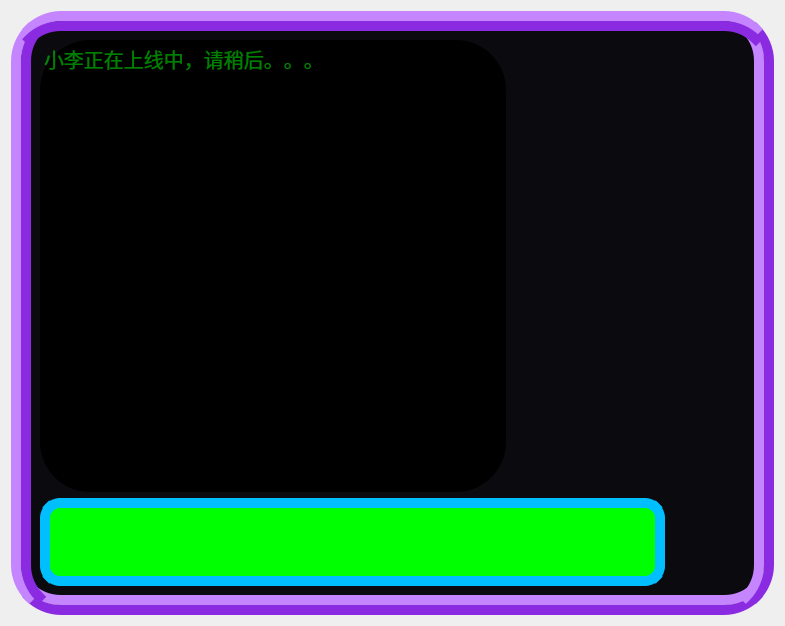
<?xml version="1.0" encoding="UTF-8"?>
<ui version="4.0">
 <class>deepseekTalk</class>
 <widget class="QWidget" name="deepseekTalk">
  <property name="geometry">
   <rect>
    <x>0</x>
    <y>0</y>
    <width>785</width>
    <height>626</height>
   </rect>
  </property>
  <property name="windowTitle">
   <string>Form</string>
  </property>
  <property name="styleSheet">
   <string notr="true">QPushButton
{
	border-width:20px;
	border-style:none;
	border-color:#1E90FF;

	border-radius:20px;
	padding: 10px;
	Font-size:20px;
	color:#purple;

}

QPushButton#send
{
	border-width:20px;
	border-style:none;


	border-radius:55px;

	Font-size:20px;


}

/* 点击状态（::pressed）：模拟缩小1/4 */
QPushButton::pressed {
    /* 增加内边距，挤压内容区（核心：内边距增加量=原尺寸的1/4） */
    padding: 50px 50px; /* 上下内边距=10+40=50px，左右=10+40=50px（覆盖1/4尺寸） */
    
    /* 可选：减小边框宽度，强化缩小感 */
    border-width: 1px;
    
    /* 可选：加深背景色，模拟“凹陷”效果 */
    background-color: #15151F;
}

QPushButton:hover
{
	border-width:30px;
	border-color:#1E90FF;
	background-color:#FF00FF;

	padding: 20px;
	color:#white;
}



QTextEdit#dpsktext
{

	background-color:black;
	Font-size:20px;
	color:#00FF00;
	border-radius:50px;




}

QTextEdit#usertext
{
	border-width:15px;
	border-style:ridge;
	border-color:#00BFFF;
	border-radius:30px;
	background-color:#00BFFF;
	Font-size:20px;
	color:#00FF00;
	outline-color:red;
	outline-width:20px;
	padding-width:5px;
	padding-color:#1E90FF;

}

QGroupBox
{
	border-width:20px;
	border-style:ridge;
	border-color:#8A2BE2;
	outline-color:red;
	outline-width:20px;
	border-radius:50px;
	background-color:#0A0A0F;

}



{
	border-width:10px;
	border-style:solid;
	border-color:#00BFFF;
	border-radius:20px;

	background-color:#ffffff;
}


QTextEdit#usertext
{
	border-width:10px;
	border-style:solid;
	border-color:#00BFFF;
	border-radius:20px;
	background-color:#00FF00;
	Font-size:20px;
	color:#39FF14;
	outline-color:red;
	outline-width:20px;
	padding-width:5px;
	padding-color:#1E90FF;

}</string>
  </property>
  <layout class="QVBoxLayout" name="verticalLayout">
   <item>
    <widget class="QGroupBox" name="groupBox">
     <property name="title">
      <string/>
     </property>
     <layout class="QVBoxLayout" name="verticalLayout_4">
      <item>
       <layout class="QVBoxLayout" name="verticalLayout_3" stretch="6,1">
        <item>
         <layout class="QHBoxLayout" name="horizontalLayout_2" stretch="2,1">
          <item>
           <widget class="QTextEdit" name="dpsktext">
            <property name="placeholderText">
             <string>小李正在上线中，请稍后。。。</string>
            </property>
           </widget>
          </item>
          <item>
           <layout class="QVBoxLayout" name="verticalLayout_2" stretch="1,0">
            <item>
             <widget class="QLabel" name="label">
              <property name="text">
               <string/>
              </property>
              <property name="pixmap">
               <pixmap resource="resources.qrc">:/pic/aseprite-0002.png</pixmap>
              </property>
              <property name="scaledContents">
               <bool>true</bool>
              </property>
              <property name="alignment">
               <set>Qt::AlignmentFlag::AlignCenter</set>
              </property>
             </widget>
            </item>
            <item>
             <spacer name="verticalSpacer">
              <property name="orientation">
               <enum>Qt::Orientation::Vertical</enum>
              </property>
              <property name="sizeHint" stdset="0">
               <size>
                <width>20</width>
                <height>228</height>
               </size>
              </property>
             </spacer>
            </item>
           </layout>
          </item>
         </layout>
        </item>
        <item>
         <layout class="QHBoxLayout" name="horizontalLayout" stretch="10,0">
          <item>
           <widget class="QTextEdit" name="usertext"/>
          </item>
          <item>
           <widget class="QPushButton" name="send">
            <property name="sizePolicy">
             <sizepolicy hsizetype="Expanding" vsizetype="Expanding">
              <horstretch>0</horstretch>
              <verstretch>0</verstretch>
             </sizepolicy>
            </property>
            <property name="text">
             <string/>
            </property>
            <property name="icon">
             <iconset>
              <normaloff>C:/Users/phoen/Downloads/提交.png</normaloff>C:/Users/phoen/Downloads/提交.png</iconset>
            </property>
            <property name="iconSize">
             <size>
              <width>100</width>
              <height>100</height>
             </size>
            </property>
           </widget>
          </item>
         </layout>
        </item>
       </layout>
      </item>
     </layout>
    </widget>
   </item>
  </layout>
 </widget>
 <resources>
  <include location="resources.qrc"/>
 </resources>
 <connections/>
</ui>
